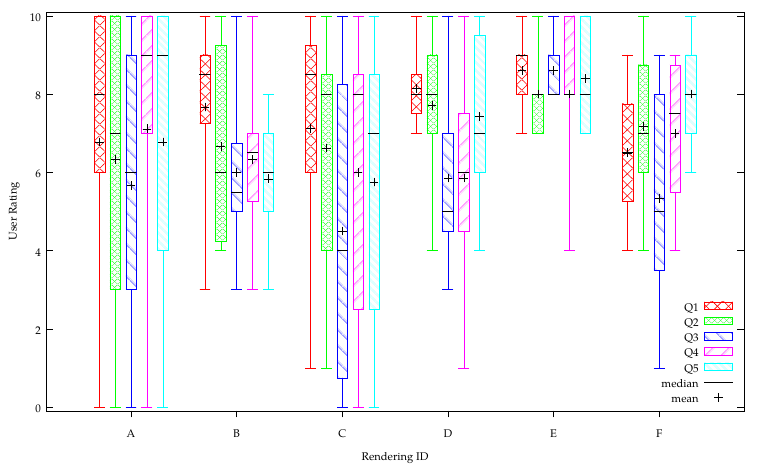

Here is the gnuplot script that generated this plot:
set boxwidth 0.1 absolute
set offset 0.5,0.5,0,0
# set style fill solid
set style fill pattern

set term pdf size 7.6in, 4.66in font "Palatino"
set output "survey.pdf"

set yrange[-0.1:10.1]
set xtics nomirror out
set ylabel 'User Rating'
set xlabel 'Rendering ID'

set key bottom right

plot 'survey1.data' using 2:4:xticlabels(1) linetype -3 notitle,\
     '' using ($2-0.30):4:3:7:6 with candlesticks linetype 1 fs pattern 1 title 'q1' whiskerbars,\
     '' using ($2-0.30):5:5:5:5 with candlesticks linetype -1 linewidth 2 notitle,\
     '' using ($2-0.30):8 with points pt 1 lc rgb 'black' notitle,\
     'survey2.data'\
        using ($2-0.15):4:3:7:6 with candlesticks linetype 2 fs pattern 2 title 'q2' whiskerbars,\
     '' using ($2-0.15):5:5:5:5 with candlesticks linetype -1 linewidth 2 notitle,\
     '' using ($2-0.15):8 with points pt 1 lc rgb 'black' notitle,\
     'survey3.data'\
        using ($2):4:3:7:6 with candlesticks linetype 3 fs pattern 4 title 'q3' whiskerbars,\
     '' using ($2):5:5:5:5 with candlesticks linetype -1 linewidth 2 notitle,\
     '' using ($2):8 with points pt 1 lc rgb 'black' notitle,\
     'survey4.data'\
        using ($2+0.15):4:3:7:6 with candlesticks linetype 4 fs pattern 5 title 'q4' whiskerbars,\
     '' using ($2+0.15):5:5:5:5 with candlesticks linetype -1 linewidth 2 notitle,\
     '' using ($2+0.15):8 with points pt 1 lc rgb 'black' notitle,\
     'survey5.data'\
        using ($2+0.30):4:3:7:6 with candlesticks linetype 5 fs pattern 6 title 'q5' whiskerbars,\
     '' using ($2+0.30):5:5:5:5 with candlesticks linetype -1 linewidth 2 notitle,\
     '' using ($2+0.30):8 with points pt 1 lc rgb 'black' notitle,\
     NaN lc rgb "black" title "median",\
     NaN with points pt 1 lc rgb "black" title "mean"


